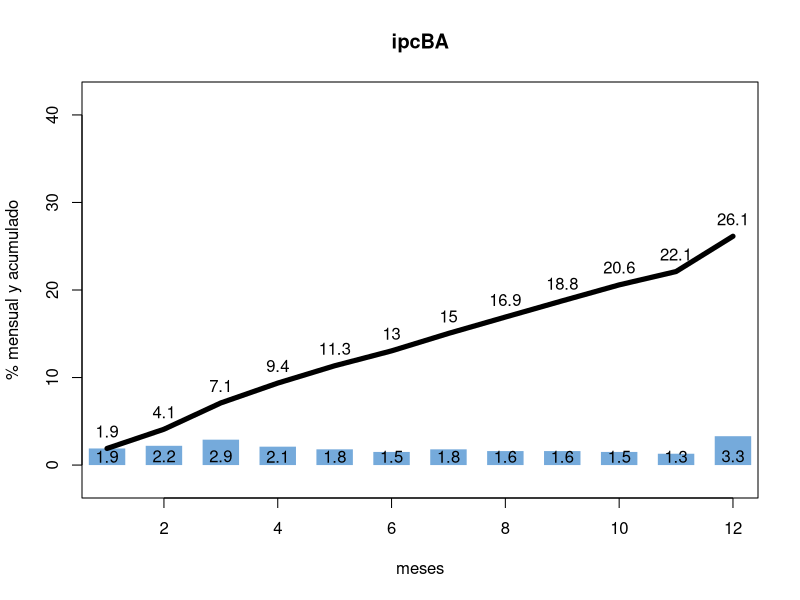
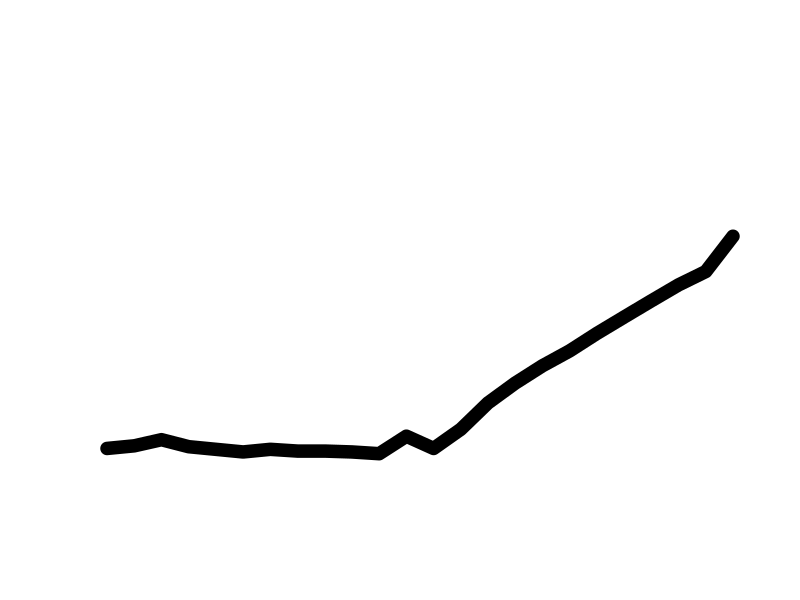

The R source for these figures, in order: (Note: this script raises an error after producing the figures.)
ipcba <- read.csv("../datasets/IPCBA_.csv", stringsAsFactors=FALSE)
    ipcba <- ipcba[which(ipcba$anno==2017),]
    tt <- nrow(ipcba)
    ipcba["ipcba_ant"] <- ipcba[["ipcba"]]/(1 + ipcba[["mensual"]] / 100)
    ipcba["ipcba_ini"] <- rep(ipcba[1,"ipcba_ant"],tt)
    ipcba["ipcba_acu"] <- (ipcba[["ipcba"]] - ipcba[["ipcba_ini"]]) / ipcba[["ipcba_ini"]] * 100

   plot(ipcba$mensual, col = "#75AADB",
         xlab = "meses",
         ylab = "% mensual y acumulado",
         main = "ipcBA",
         ylim = c(-2,42),type="h", lwd=35, lend=1, axes=TRUE,
         names = ipcba[which(ipcba$anno==2017),]$mes)
    par(new=TRUE)
    plot(ipcba$ipcba_acu , ylim = c(-2,42), ylab="", xlab="", axes=FALSE, type="l", lwd=5)
    text(c(1:12),1,ipcba$mensual)
    text(c(1:12),ipcba$ipcba_acu+2,round(ipcba$ipcba_acu, digits=1))

?text
?trunc
round(ipcba$ipcba_acu, digits=1)
round(ipcba$ipcba_acu, digits=1)
plot(c(ipcba$mensual,ipcba$ipcba_acu), ylim = c(-2,42), ylab="", xlab="", axes=FALSE, type="l", lwd=13)

meses <- factor(c(1:12), labels= c("Ene","Feb","Mar","Abr","May","Jun","Jul","Ago","Sep","Oct","Nov","Dic"))

meses <- c(1:12)
meses <- c("Ene","Feb","Mar","Abr","May","Jun","Jul","Ago","Sep","Oct","Nov","Dic")
?labels
labels(meses)[1] <- "Ene"

labels(meses)
